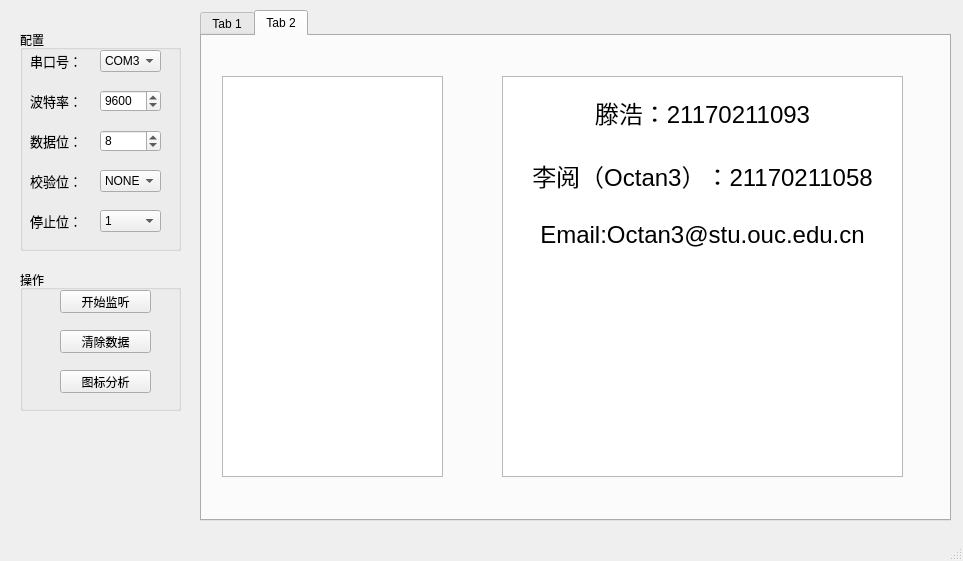
<?xml version="1.0" encoding="UTF-8"?>
<ui version="4.0">
 <class>MainWindow</class>
 <widget class="QMainWindow" name="MainWindow">
  <property name="geometry">
   <rect>
    <x>0</x>
    <y>0</y>
    <width>963</width>
    <height>561</height>
   </rect>
  </property>
  <property name="windowTitle">
   <string>MainWindow</string>
  </property>
  <widget class="QWidget" name="centralwidget">
   <widget class="QGroupBox" name="Box_config">
    <property name="geometry">
     <rect>
      <x>20</x>
      <y>30</y>
      <width>161</width>
      <height>221</height>
     </rect>
    </property>
    <property name="title">
     <string>配置</string>
    </property>
    <widget class="QLabel" name="label">
     <property name="geometry">
      <rect>
       <x>10</x>
       <y>20</y>
       <width>54</width>
       <height>21</height>
      </rect>
     </property>
     <property name="font">
      <font>
       <pointsize>10</pointsize>
      </font>
     </property>
     <property name="text">
      <string>串口号：</string>
     </property>
    </widget>
    <widget class="QLabel" name="label_2">
     <property name="geometry">
      <rect>
       <x>10</x>
       <y>60</y>
       <width>54</width>
       <height>21</height>
      </rect>
     </property>
     <property name="font">
      <font>
       <pointsize>10</pointsize>
      </font>
     </property>
     <property name="text">
      <string>波特率：</string>
     </property>
    </widget>
    <widget class="QLabel" name="label_3">
     <property name="geometry">
      <rect>
       <x>10</x>
       <y>100</y>
       <width>54</width>
       <height>21</height>
      </rect>
     </property>
     <property name="font">
      <font>
       <family>Agency FB</family>
       <pointsize>10</pointsize>
      </font>
     </property>
     <property name="text">
      <string>数据位：</string>
     </property>
    </widget>
    <widget class="QLabel" name="label_4">
     <property name="geometry">
      <rect>
       <x>10</x>
       <y>140</y>
       <width>54</width>
       <height>21</height>
      </rect>
     </property>
     <property name="font">
      <font>
       <pointsize>10</pointsize>
      </font>
     </property>
     <property name="text">
      <string>校验位：</string>
     </property>
    </widget>
    <widget class="QSpinBox" name="Port">
     <property name="geometry">
      <rect>
       <x>80</x>
       <y>60</y>
       <width>61</width>
       <height>22</height>
      </rect>
     </property>
     <property name="maximum">
      <number>65535</number>
     </property>
     <property name="value">
      <number>9600</number>
     </property>
    </widget>
    <widget class="QComboBox" name="Protocal">
     <property name="geometry">
      <rect>
       <x>80</x>
       <y>20</y>
       <width>61</width>
       <height>22</height>
      </rect>
     </property>
     <item>
      <property name="text">
       <string>COM3</string>
      </property>
     </item>
     <item>
      <property name="text">
       <string>COM4</string>
      </property>
     </item>
     <item>
      <property name="text">
       <string>COM5</string>
      </property>
     </item>
     <item>
      <property name="text">
       <string>COM6</string>
      </property>
     </item>
    </widget>
    <widget class="QSpinBox" name="Port_3">
     <property name="geometry">
      <rect>
       <x>80</x>
       <y>100</y>
       <width>61</width>
       <height>22</height>
      </rect>
     </property>
     <property name="minimum">
      <number>1</number>
     </property>
     <property name="maximum">
      <number>64</number>
     </property>
     <property name="value">
      <number>8</number>
     </property>
     <property name="displayIntegerBase">
      <number>10</number>
     </property>
    </widget>
    <widget class="QComboBox" name="Protocal_2">
     <property name="geometry">
      <rect>
       <x>80</x>
       <y>140</y>
       <width>61</width>
       <height>22</height>
      </rect>
     </property>
     <item>
      <property name="text">
       <string>NONE</string>
      </property>
     </item>
    </widget>
    <widget class="QLabel" name="label_5">
     <property name="geometry">
      <rect>
       <x>10</x>
       <y>180</y>
       <width>54</width>
       <height>21</height>
      </rect>
     </property>
     <property name="font">
      <font>
       <pointsize>10</pointsize>
      </font>
     </property>
     <property name="text">
      <string>停止位：</string>
     </property>
    </widget>
    <widget class="QComboBox" name="Protocal_3">
     <property name="geometry">
      <rect>
       <x>80</x>
       <y>180</y>
       <width>61</width>
       <height>22</height>
      </rect>
     </property>
     <item>
      <property name="text">
       <string>1</string>
      </property>
     </item>
    </widget>
   </widget>
   <widget class="QTabWidget" name="tabWidget">
    <property name="geometry">
     <rect>
      <x>200</x>
      <y>10</y>
      <width>751</width>
      <height>511</height>
     </rect>
    </property>
    <property name="currentIndex">
     <number>1</number>
    </property>
    <widget class="QWidget" name="tab">
     <attribute name="title">
      <string>Tab 1</string>
     </attribute>
     <widget class="QGroupBox" name="Box_recive">
      <property name="geometry">
       <rect>
        <x>20</x>
        <y>20</y>
        <width>711</width>
        <height>221</height>
       </rect>
      </property>
      <property name="title">
       <string>接收数据</string>
      </property>
      <widget class="QPlainTextEdit" name="rec_Text">
       <property name="geometry">
        <rect>
         <x>10</x>
         <y>20</y>
         <width>681</width>
         <height>181</height>
        </rect>
       </property>
      </widget>
      <zorder>rec_Text</zorder>
      <zorder>pushButton_4</zorder>
     </widget>
     <widget class="QGroupBox" name="Box_recive_2">
      <property name="geometry">
       <rect>
        <x>20</x>
        <y>260</y>
        <width>711</width>
        <height>211</height>
       </rect>
      </property>
      <property name="title">
       <string>解析结果</string>
      </property>
      <widget class="QPlainTextEdit" name="rec_Text_2">
       <property name="geometry">
        <rect>
         <x>10</x>
         <y>20</y>
         <width>681</width>
         <height>171</height>
        </rect>
       </property>
      </widget>
     </widget>
    </widget>
    <widget class="QWidget" name="tab_2">
     <attribute name="title">
      <string>Tab 2</string>
     </attribute>
     <widget class="QGraphicsView" name="graphicsView">
      <property name="geometry">
       <rect>
        <x>20</x>
        <y>40</y>
        <width>221</width>
        <height>401</height>
       </rect>
      </property>
     </widget>
     <widget class="QTextEdit" name="textEdit">
      <property name="geometry">
       <rect>
        <x>300</x>
        <y>40</y>
        <width>401</width>
        <height>401</height>
       </rect>
      </property>
      <property name="html">
       <string>&lt;!DOCTYPE HTML PUBLIC &quot;-//W3C//DTD HTML 4.0//EN&quot; &quot;http://www.w3.org/TR/REC-html40/strict.dtd&quot;&gt;
&lt;html&gt;&lt;head&gt;&lt;meta name=&quot;qrichtext&quot; content=&quot;1&quot; /&gt;&lt;style type=&quot;text/css&quot;&gt;
p, li { white-space: pre-wrap; }
&lt;/style&gt;&lt;/head&gt;&lt;body style=&quot; font-family:'SimSun'; font-size:9pt; font-weight:400; font-style:normal;&quot;&gt;
&lt;p align=&quot;center&quot; style=&quot;-qt-paragraph-type:empty; margin-top:0px; margin-bottom:0px; margin-left:0px; margin-right:0px; -qt-block-indent:0; text-indent:0px;&quot;&gt;&lt;br /&gt;&lt;/p&gt;
&lt;p align=&quot;center&quot; style=&quot; margin-top:0px; margin-bottom:0px; margin-left:0px; margin-right:0px; -qt-block-indent:0; text-indent:0px;&quot;&gt;&lt;span style=&quot; font-size:18pt;&quot;&gt;滕浩：21170211093&lt;/span&gt;&lt;/p&gt;
&lt;p align=&quot;center&quot; style=&quot;-qt-paragraph-type:empty; margin-top:0px; margin-bottom:0px; margin-left:0px; margin-right:0px; -qt-block-indent:0; text-indent:0px; font-size:18pt;&quot;&gt;&lt;br /&gt;&lt;/p&gt;
&lt;p align=&quot;center&quot; style=&quot; margin-top:0px; margin-bottom:0px; margin-left:0px; margin-right:0px; -qt-block-indent:0; text-indent:0px;&quot;&gt;&lt;span style=&quot; font-size:18pt;&quot;&gt;李阅（Octan3）：21170211058&lt;/span&gt;&lt;/p&gt;
&lt;p align=&quot;center&quot; style=&quot;-qt-paragraph-type:empty; margin-top:0px; margin-bottom:0px; margin-left:0px; margin-right:0px; -qt-block-indent:0; text-indent:0px; font-size:18pt;&quot;&gt;&lt;br /&gt;&lt;/p&gt;
&lt;p align=&quot;center&quot; style=&quot; margin-top:0px; margin-bottom:0px; margin-left:0px; margin-right:0px; -qt-block-indent:0; text-indent:0px;&quot;&gt;&lt;span style=&quot; font-size:18pt;&quot;&gt;Email:Octan3@stu.ouc.edu.cn&lt;/span&gt;&lt;/p&gt;
&lt;p align=&quot;center&quot; style=&quot;-qt-paragraph-type:empty; margin-top:0px; margin-bottom:0px; margin-left:0px; margin-right:0px; -qt-block-indent:0; text-indent:0px; font-size:18pt;&quot;&gt;&lt;br /&gt;&lt;/p&gt;
&lt;p align=&quot;center&quot; style=&quot; margin-top:0px; margin-bottom:0px; margin-left:0px; margin-right:0px; -qt-block-indent:0; text-indent:0px;&quot;&gt;&lt;img src=&quot;:/ouc/1.png&quot; /&gt;&lt;/p&gt;
&lt;p align=&quot;center&quot; style=&quot;-qt-paragraph-type:empty; margin-top:0px; margin-bottom:0px; margin-left:0px; margin-right:0px; -qt-block-indent:0; text-indent:0px; font-size:18pt;&quot;&gt;&lt;br /&gt;&lt;/p&gt;
&lt;p align=&quot;center&quot; style=&quot;-qt-paragraph-type:empty; margin-top:0px; margin-bottom:0px; margin-left:0px; margin-right:0px; -qt-block-indent:0; text-indent:0px; font-size:18pt;&quot;&gt;&lt;br /&gt;&lt;/p&gt;
&lt;p align=&quot;center&quot; style=&quot;-qt-paragraph-type:empty; margin-top:0px; margin-bottom:0px; margin-left:0px; margin-right:0px; -qt-block-indent:0; text-indent:0px; font-size:18pt;&quot;&gt;&lt;br /&gt;&lt;/p&gt;&lt;/body&gt;&lt;/html&gt;</string>
      </property>
     </widget>
    </widget>
   </widget>
   <widget class="QGroupBox" name="groupBox">
    <property name="geometry">
     <rect>
      <x>20</x>
      <y>270</y>
      <width>161</width>
      <height>141</height>
     </rect>
    </property>
    <property name="title">
     <string>操作</string>
    </property>
    <widget class="QPushButton" name="pushButton_2">
     <property name="geometry">
      <rect>
       <x>40</x>
       <y>60</y>
       <width>91</width>
       <height>23</height>
      </rect>
     </property>
     <property name="text">
      <string>清除数据</string>
     </property>
    </widget>
    <widget class="QPushButton" name="pushButton_3">
     <property name="geometry">
      <rect>
       <x>40</x>
       <y>100</y>
       <width>91</width>
       <height>23</height>
      </rect>
     </property>
     <property name="text">
      <string>图标分析</string>
     </property>
    </widget>
    <widget class="QPushButton" name="pushButton_4">
     <property name="geometry">
      <rect>
       <x>40</x>
       <y>20</y>
       <width>91</width>
       <height>23</height>
      </rect>
     </property>
     <property name="text">
      <string>开始监听</string>
     </property>
    </widget>
   </widget>
   <widget class="QLabel" name="label_6">
    <property name="geometry">
     <rect>
      <x>20</x>
      <y>430</y>
      <width>161</width>
      <height>91</height>
     </rect>
    </property>
    <property name="text">
     <string>&lt;html&gt;&lt;head/&gt;&lt;body&gt;&lt;p&gt;&lt;img src=&quot;:/ouc/1.png&quot;/&gt;&lt;/p&gt;&lt;/body&gt;&lt;/html&gt;</string>
    </property>
   </widget>
  </widget>
  <widget class="QStatusBar" name="statusbar"/>
 </widget>
 <resources>
  <include location="r1.qrc"/>
 </resources>
 <connections/>
</ui>
